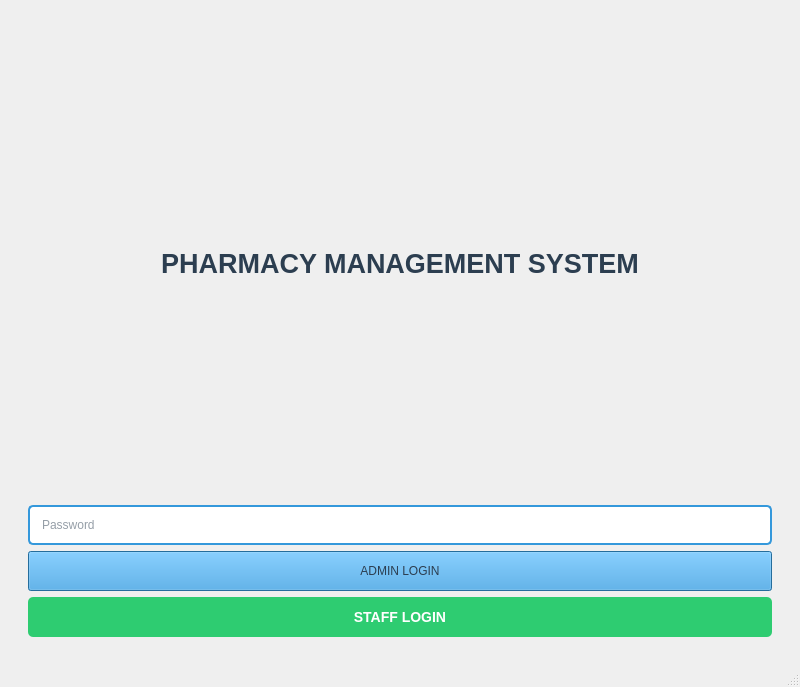
<?xml version="1.0" encoding="UTF-8"?>
<ui version="4.0">
 <class>MainWindow</class>
 <widget class="QMainWindow" name="MainWindow">
  <property name="geometry">
   <rect>
    <x>0</x>
    <y>0</y>
    <width>800</width>
    <height>687</height>
   </rect>
  </property>
  <property name="windowTitle">
   <string>MainWindow</string>
  </property>
  <widget class="QWidget" name="centralwidget">
   <layout class="QGridLayout" name="gridLayout">
    <item row="0" column="1">
     <widget class="QStackedWidget" name="stackedWidget">
      <property name="maximumSize">
       <size>
        <width>16777215</width>
        <height>2000000</height>
       </size>
      </property>
      <property name="styleSheet">
       <string notr="true">color: #2c3e50; padding: 10px;</string>
      </property>
      <widget class="QWidget" name="page">
       <layout class="QVBoxLayout" name="verticalLayout_3">
        <item>
         <widget class="QLabel" name="label">
          <property name="font">
           <font>
            <pointsize>20</pointsize>
            <bold>true</bold>
           </font>
          </property>
          <property name="styleSheet">
           <string notr="true">color: #2c3e50; padding: 20px;</string>
          </property>
          <property name="text">
           <string>PHARMACY MANAGEMENT SYSTEM</string>
          </property>
          <property name="alignment">
           <set>Qt::AlignmentFlag::AlignCenter</set>
          </property>
         </widget>
        </item>
        <item>
         <widget class="QLineEdit" name="passwordInput">
          <property name="styleSheet">
           <string notr="true">padding: 10px; border: 2px solid #3498db; border-radius: 5px;</string>
          </property>
          <property name="echoMode">
           <enum>QLineEdit::EchoMode::Password</enum>
          </property>
          <property name="placeholderText">
           <string>Password</string>
          </property>
         </widget>
        </item>
        <item>
         <widget class="QPushButton" name="adminLoginBtn">
          <property name="minimumSize">
           <size>
            <width>0</width>
            <height>40</height>
           </size>
          </property>
          <property name="styleSheet">
           <string notr="true">background-color: #3498db;
│           color: white;
│           padding: 12px;
│           border-radius: 5px;
│           font-size: 14px;
│           font-weight: bold;</string>
          </property>
          <property name="text">
           <string>ADMIN LOGIN</string>
          </property>
         </widget>
        </item>
        <item>
         <widget class="QPushButton" name="staffLoginBtn">
          <property name="styleSheet">
           <string notr="true">background-color: #2ecc71;
  color: white;
  padding: 12px;
  border-radius: 5px;
  font-size: 14px;
  font-weight: bold;</string>
          </property>
          <property name="text">
           <string>STAFF LOGIN</string>
          </property>
         </widget>
        </item>
       </layout>
      </widget>
      <widget class="QWidget" name="page_2">
       <layout class="QVBoxLayout" name="verticalLayout_2">
        <item>
         <widget class="QLabel" name="label_3">
          <property name="font">
           <font>
            <pointsize>18</pointsize>
            <bold>true</bold>
           </font>
          </property>
          <property name="styleSheet">
           <string notr="true">color: #2c3e50; padding: 10px;</string>
          </property>
          <property name="text">
           <string>ADMIN PANEL</string>
          </property>
          <property name="alignment">
           <set>Qt::AlignmentFlag::AlignCenter</set>
          </property>
         </widget>
        </item>
        <item>
         <widget class="QGroupBox" name="groupBox">
          <property name="styleSheet">
           <string notr="true">background-color: #27ae60; color: white; padding: 10px; font-weight: bold;</string>
          </property>
          <property name="title">
           <string>Add New Medicine</string>
          </property>
          <layout class="QHBoxLayout" name="horizontalLayout">
           <item>
            <widget class="QLineEdit" name="qtyInput">
             <property name="placeholderText">
              <string>Quantity</string>
             </property>
            </widget>
           </item>
           <item>
            <widget class="QLineEdit" name="priceInput">
             <property name="placeholderText">
              <string>Price</string>
             </property>
            </widget>
           </item>
           <item>
            <widget class="QLineEdit" name="nameInput">
             <property name="placeholderText">
              <string>Medicine Name</string>
             </property>
            </widget>
           </item>
           <item>
            <widget class="QLineEdit" name="companyInput">
             <property name="placeholderText">
              <string>Company</string>
             </property>
            </widget>
           </item>
           <item>
            <widget class="QLineEdit" name="idInput">
             <property name="placeholderText">
              <string>ID</string>
             </property>
            </widget>
           </item>
           <item>
            <widget class="QPushButton" name="addMedicineBtn">
             <property name="text">
              <string>Add Medicine</string>
             </property>
            </widget>
           </item>
          </layout>
         </widget>
        </item>
        <item>
         <widget class="QGroupBox" name="groupBox_2">
          <property name="title">
           <string>Actions</string>
          </property>
          <layout class="QHBoxLayout" name="horizontalLayout_2">
           <item>
            <widget class="QPushButton" name="adminLogoutBtn">
             <property name="styleSheet">
              <string notr="true">background-color: #95a5a6; color: white; padding: 10px;</string>
             </property>
             <property name="text">
              <string>Logout</string>
             </property>
            </widget>
           </item>
           <item>
            <widget class="QPushButton" name="deleteBtn">
             <property name="styleSheet">
              <string notr="true">background-color: #e74c3c; color: white; padding: 10px;</string>
             </property>
             <property name="text">
              <string>Delete Selected</string>
             </property>
            </widget>
           </item>
           <item>
            <widget class="QPushButton" name="updateBtn">
             <property name="styleSheet">
              <string notr="true">background-color: #f39c12; color: white; padding: 10px;</string>
             </property>
             <property name="text">
              <string>Update Selected</string>
             </property>
            </widget>
           </item>
           <item>
            <widget class="QPushButton" name="searchAdminInput">
             <property name="styleSheet">
              <string notr="true">background-color: #e74c3c; color: white; padding: 10px;</string>
             </property>
             <property name="text">
              <string>Admin Search</string>
             </property>
            </widget>
           </item>
           <item>
            <widget class="QPushButton" name="searchStaffInput">
             <property name="styleSheet">
              <string notr="true">background-color: #f39c12; color: white; padding: 10px;</string>
             </property>
             <property name="text">
              <string>Staff Search</string>
             </property>
            </widget>
           </item>
           <item>
            <widget class="QPushButton" name="refreshAdminBtn">
             <property name="styleSheet">
              <string notr="true">background-color: #3498db; color: white; padding: 10px;</string>
             </property>
             <property name="text">
              <string>Refresh</string>
             </property>
            </widget>
           </item>
          </layout>
         </widget>
        </item>
        <item>
         <widget class="QTableWidget" name="adminTable">
          <property name="minimumSize">
           <size>
            <width>0</width>
            <height>300</height>
           </size>
          </property>
          <column>
           <property name="text">
            <string>ID</string>
           </property>
          </column>
          <column>
           <property name="text">
            <string>Name</string>
           </property>
          </column>
          <column>
           <property name="text">
            <string>Company</string>
           </property>
          </column>
          <column>
           <property name="text">
            <string>New Column</string>
           </property>
          </column>
          <column>
           <property name="text">
            <string>Quantity</string>
           </property>
          </column>
         </widget>
        </item>
       </layout>
      </widget>
      <widget class="QWidget" name="page_3">
       <widget class="QGroupBox" name="groupBox_3">
        <property name="geometry">
         <rect>
          <x>9</x>
          <y>9</y>
          <width>742</width>
          <height>92</height>
         </rect>
        </property>
        <property name="title">
         <string>Sell Medicine</string>
        </property>
        <layout class="QHBoxLayout" name="horizontalLayout_3">
         <item>
          <widget class="QLineEdit" name="sellNameInput">
           <property name="placeholderText">
            <string>Medicine Name</string>
           </property>
          </widget>
         </item>
         <item>
          <widget class="QLabel" name="label_4">
           <property name="font">
            <font>
             <pointsize>18</pointsize>
             <bold>true</bold>
            </font>
           </property>
           <property name="text">
            <string>STAFF PANEL - SELL MEDICINE</string>
           </property>
           <property name="alignment">
            <set>Qt::AlignmentFlag::AlignCenter</set>
           </property>
          </widget>
         </item>
         <item>
          <widget class="QLineEdit" name="sellQtyInput">
           <property name="placeholderText">
            <string>Quantity</string>
           </property>
          </widget>
         </item>
         <item>
          <widget class="QPushButton" name="sellBtn">
           <property name="minimumSize">
            <size>
             <width>0</width>
             <height>50</height>
            </size>
           </property>
           <property name="styleSheet">
            <string notr="true">background-color: #27ae60; color: white; padding: 12px; font-size: 16px; font-weight: bold;</string>
           </property>
           <property name="text">
            <string>SELL</string>
           </property>
          </widget>
         </item>
        </layout>
       </widget>
       <widget class="QTextEdit" name="billDisplay">
        <property name="geometry">
         <rect>
          <x>10</x>
          <y>109</y>
          <width>744</width>
          <height>211</height>
         </rect>
        </property>
        <property name="minimumSize">
         <size>
          <width>0</width>
          <height>150</height>
         </size>
        </property>
        <property name="styleSheet">
         <string notr="true"> background-color: #ecf0f1;
  padding: 15px;
  border: 2px solid #34495e;
  border-radius: 5px;
  font-family: monospace;
  font-size: 14px;</string>
        </property>
        <property name="readOnly">
         <bool>true</bool>
        </property>
       </widget>
       <widget class="QTableWidget" name="staffTable">
        <property name="geometry">
         <rect>
          <x>10</x>
          <y>350</y>
          <width>601</width>
          <height>250</height>
         </rect>
        </property>
        <property name="minimumSize">
         <size>
          <width>0</width>
          <height>250</height>
         </size>
        </property>
        <column>
         <property name="text">
          <string>ID</string>
         </property>
        </column>
        <column>
         <property name="text">
          <string>Name</string>
         </property>
        </column>
        <column>
         <property name="text">
          <string>Company</string>
         </property>
        </column>
        <column>
         <property name="text">
          <string>Price</string>
         </property>
        </column>
        <column>
         <property name="text">
          <string>Stock</string>
         </property>
        </column>
       </widget>
       <widget class="QGroupBox" name="groupBox_4">
        <property name="geometry">
         <rect>
          <x>620</x>
          <y>340</y>
          <width>131</width>
          <height>221</height>
         </rect>
        </property>
        <property name="title">
         <string>Actions</string>
        </property>
        <layout class="QFormLayout" name="formLayout">
         <item row="0" column="0" colspan="2">
          <widget class="QPushButton" name="staffLogoutBtn">
           <property name="styleSheet">
            <string notr="true">background-color: #95a5a6; color: white; padding: 10px;</string>
           </property>
           <property name="text">
            <string>Logout</string>
           </property>
          </widget>
         </item>
         <item row="1" column="0" colspan="2">
          <widget class="QPushButton" name="refreshStaffBtn">
           <property name="styleSheet">
            <string notr="true">background-color: #3498db; color: white; padding: 10px;</string>
           </property>
           <property name="text">
            <string>Refresh Stock</string>
           </property>
          </widget>
         </item>
        </layout>
       </widget>
      </widget>
     </widget>
    </item>
   </layout>
  </widget>
  <widget class="QMenuBar" name="menubar">
   <property name="geometry">
    <rect>
     <x>0</x>
     <y>0</y>
     <width>800</width>
     <height>21</height>
    </rect>
   </property>
  </widget>
  <widget class="QStatusBar" name="statusbar"/>
 </widget>
 <resources/>
 <connections/>
</ui>
